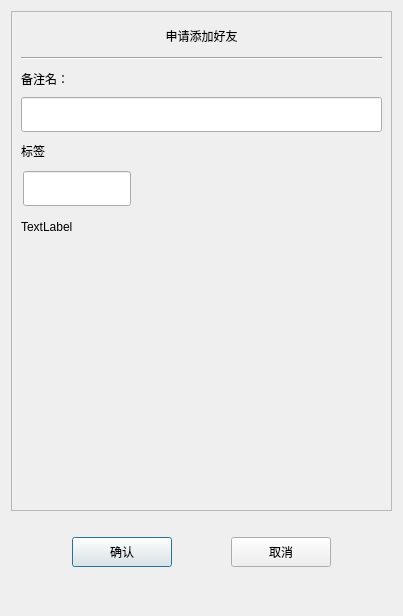
<?xml version="1.0" encoding="UTF-8"?>
<ui version="4.0">
 <class>AuthenFriend</class>
 <widget class="QDialog" name="AuthenFriend">
  <property name="geometry">
   <rect>
    <x>0</x>
    <y>0</y>
    <width>403</width>
    <height>616</height>
   </rect>
  </property>
  <property name="windowTitle">
   <string>Dialog</string>
  </property>
  <layout class="QVBoxLayout" name="verticalLayout">
   <item>
    <widget class="QScrollArea" name="scrollArea">
     <property name="minimumSize">
      <size>
       <width>0</width>
       <height>500</height>
      </size>
     </property>
     <property name="widgetResizable">
      <bool>true</bool>
     </property>
     <widget class="QWidget" name="scrollcontent">
      <property name="geometry">
       <rect>
        <x>0</x>
        <y>0</y>
        <width>389</width>
        <height>498</height>
       </rect>
      </property>
      <layout class="QVBoxLayout" name="verticalLayout_2">
       <property name="spacing">
        <number>0</number>
       </property>
       <property name="leftMargin">
        <number>0</number>
       </property>
       <property name="topMargin">
        <number>11</number>
       </property>
       <property name="rightMargin">
        <number>0</number>
       </property>
       <property name="bottomMargin">
        <number>11</number>
       </property>
       <item>
        <widget class="QLabel" name="apply_lb">
         <property name="minimumSize">
          <size>
           <width>0</width>
           <height>25</height>
          </size>
         </property>
         <property name="maximumSize">
          <size>
           <width>16777215</width>
           <height>25</height>
          </size>
         </property>
         <property name="text">
          <string>申请添加好友</string>
         </property>
         <property name="alignment">
          <set>Qt::AlignCenter</set>
         </property>
        </widget>
       </item>
       <item>
        <widget class="QWidget" name="apply_wid" native="true">
         <layout class="QVBoxLayout" name="verticalLayout_3">
          <item>
           <widget class="Line" name="line">
            <property name="orientation">
             <enum>Qt::Horizontal</enum>
            </property>
           </widget>
          </item>
          <item>
           <widget class="QLabel" name="label_2">
            <property name="minimumSize">
             <size>
              <width>0</width>
              <height>25</height>
             </size>
            </property>
            <property name="maximumSize">
             <size>
              <width>16777215</width>
              <height>25</height>
             </size>
            </property>
            <property name="text">
             <string>备注名：</string>
            </property>
           </widget>
          </item>
          <item>
           <widget class="CustomizeEdit" name="back_ed">
            <property name="minimumSize">
             <size>
              <width>0</width>
              <height>35</height>
             </size>
            </property>
            <property name="maximumSize">
             <size>
              <width>16777215</width>
              <height>35</height>
             </size>
            </property>
           </widget>
          </item>
          <item>
           <widget class="QLabel" name="label_3">
            <property name="minimumSize">
             <size>
              <width>0</width>
              <height>25</height>
             </size>
            </property>
            <property name="maximumSize">
             <size>
              <width>16777215</width>
              <height>25</height>
             </size>
            </property>
            <property name="text">
             <string>标签</string>
            </property>
           </widget>
          </item>
          <item>
           <widget class="QWidget" name="lb_group_wid" native="true">
            <property name="minimumSize">
             <size>
              <width>0</width>
              <height>50</height>
             </size>
            </property>
            <layout class="QVBoxLayout" name="verticalLayout_4">
             <property name="spacing">
              <number>0</number>
             </property>
             <property name="leftMargin">
              <number>0</number>
             </property>
             <property name="topMargin">
              <number>0</number>
             </property>
             <property name="rightMargin">
              <number>0</number>
             </property>
             <property name="bottomMargin">
              <number>0</number>
             </property>
             <item>
              <widget class="QWidget" name="gridWidget" native="true">
               <property name="minimumSize">
                <size>
                 <width>0</width>
                 <height>40</height>
                </size>
               </property>
               <property name="maximumSize">
                <size>
                 <width>16777215</width>
                 <height>40</height>
                </size>
               </property>
               <widget class="CustomizeEdit" name="lb_ed">
                <property name="geometry">
                 <rect>
                  <x>2</x>
                  <y>2</y>
                  <width>108</width>
                  <height>35</height>
                 </rect>
                </property>
                <property name="maximumSize">
                 <size>
                  <width>16777215</width>
                  <height>35</height>
                 </size>
                </property>
               </widget>
              </widget>
             </item>
             <item>
              <widget class="QWidget" name="input_tip_wid" native="true">
               <property name="minimumSize">
                <size>
                 <width>0</width>
                 <height>35</height>
                </size>
               </property>
               <property name="maximumSize">
                <size>
                 <width>16777215</width>
                 <height>35</height>
                </size>
               </property>
               <layout class="QVBoxLayout" name="verticalLayout_5">
                <property name="spacing">
                 <number>0</number>
                </property>
                <property name="leftMargin">
                 <number>0</number>
                </property>
                <property name="topMargin">
                 <number>0</number>
                </property>
                <property name="rightMargin">
                 <number>0</number>
                </property>
                <property name="bottomMargin">
                 <number>0</number>
                </property>
                <item>
                 <widget class="ClickedOnceLabel" name="tip_lb">
                  <property name="text">
                   <string>TextLabel</string>
                  </property>
                 </widget>
                </item>
               </layout>
              </widget>
             </item>
            </layout>
           </widget>
          </item>
          <item>
           <widget class="QWidget" name="widget" native="true">
            <property name="minimumSize">
             <size>
              <width>0</width>
              <height>60</height>
             </size>
            </property>
            <layout class="QHBoxLayout" name="horizontalLayout_2">
             <property name="spacing">
              <number>7</number>
             </property>
             <property name="leftMargin">
              <number>0</number>
             </property>
             <property name="topMargin">
              <number>0</number>
             </property>
             <property name="rightMargin">
              <number>0</number>
             </property>
             <property name="bottomMargin">
              <number>0</number>
             </property>
             <item>
              <widget class="QWidget" name="lb_list" native="true">
               <property name="minimumSize">
                <size>
                 <width>287</width>
                 <height>50</height>
                </size>
               </property>
               <property name="maximumSize">
                <size>
                 <width>287</width>
                 <height>16777215</height>
                </size>
               </property>
              </widget>
             </item>
             <item>
              <widget class="QWidget" name="more_lb_wid" native="true">
               <property name="minimumSize">
                <size>
                 <width>30</width>
                 <height>0</height>
                </size>
               </property>
               <property name="maximumSize">
                <size>
                 <width>30</width>
                 <height>16777215</height>
                </size>
               </property>
               <layout class="QVBoxLayout" name="verticalLayout_6">
                <item>
                 <spacer name="verticalSpacer_3">
                  <property name="orientation">
                   <enum>Qt::Vertical</enum>
                  </property>
                  <property name="sizeHint" stdset="0">
                   <size>
                    <width>20</width>
                    <height>40</height>
                   </size>
                  </property>
                 </spacer>
                </item>
                <item>
                 <widget class="ClickedOnceLabel" name="more_lb">
                  <property name="minimumSize">
                   <size>
                    <width>25</width>
                    <height>25</height>
                   </size>
                  </property>
                  <property name="maximumSize">
                   <size>
                    <width>25</width>
                    <height>25</height>
                   </size>
                  </property>
                  <property name="text">
                   <string/>
                  </property>
                 </widget>
                </item>
                <item>
                 <spacer name="verticalSpacer_4">
                  <property name="orientation">
                   <enum>Qt::Vertical</enum>
                  </property>
                  <property name="sizeHint" stdset="0">
                   <size>
                    <width>20</width>
                    <height>40</height>
                   </size>
                  </property>
                 </spacer>
                </item>
               </layout>
              </widget>
             </item>
            </layout>
           </widget>
          </item>
         </layout>
        </widget>
       </item>
      </layout>
     </widget>
    </widget>
   </item>
   <item>
    <spacer name="verticalSpacer">
     <property name="orientation">
      <enum>Qt::Vertical</enum>
     </property>
     <property name="sizeType">
      <enum>QSizePolicy::Fixed</enum>
     </property>
     <property name="sizeHint" stdset="0">
      <size>
       <width>20</width>
       <height>10</height>
      </size>
     </property>
    </spacer>
   </item>
   <item>
    <widget class="QWidget" name="apply_sure_wid" native="true">
     <property name="minimumSize">
      <size>
       <width>0</width>
       <height>50</height>
      </size>
     </property>
     <layout class="QHBoxLayout" name="horizontalLayout">
      <item>
       <spacer name="horizontalSpacer">
        <property name="orientation">
         <enum>Qt::Horizontal</enum>
        </property>
        <property name="sizeHint" stdset="0">
         <size>
          <width>40</width>
          <height>20</height>
         </size>
        </property>
       </spacer>
      </item>
      <item>
       <widget class="ClickedBtn" name="sure_btn">
        <property name="minimumSize">
         <size>
          <width>100</width>
          <height>30</height>
         </size>
        </property>
        <property name="text">
         <string>确认</string>
        </property>
       </widget>
      </item>
      <item>
       <spacer name="horizontalSpacer_2">
        <property name="orientation">
         <enum>Qt::Horizontal</enum>
        </property>
        <property name="sizeHint" stdset="0">
         <size>
          <width>40</width>
          <height>20</height>
         </size>
        </property>
       </spacer>
      </item>
      <item>
       <widget class="ClickedBtn" name="cancel_btn">
        <property name="minimumSize">
         <size>
          <width>100</width>
          <height>30</height>
         </size>
        </property>
        <property name="text">
         <string>取消</string>
        </property>
       </widget>
      </item>
      <item>
       <spacer name="horizontalSpacer_3">
        <property name="orientation">
         <enum>Qt::Horizontal</enum>
        </property>
        <property name="sizeHint" stdset="0">
         <size>
          <width>40</width>
          <height>20</height>
         </size>
        </property>
       </spacer>
      </item>
     </layout>
    </widget>
   </item>
   <item>
    <spacer name="verticalSpacer_2">
     <property name="orientation">
      <enum>Qt::Vertical</enum>
     </property>
     <property name="sizeHint" stdset="0">
      <size>
       <width>20</width>
       <height>26</height>
      </size>
     </property>
    </spacer>
   </item>
  </layout>
 </widget>
 <customwidgets>
  <customwidget>
   <class>ClickedBtn</class>
   <extends>QPushButton</extends>
   <header location="global">clickedbtn.h</header>
  </customwidget>
  <customwidget>
   <class>CustomizeEdit</class>
   <extends>QLineEdit</extends>
   <header location="global">customizeedit.h</header>
  </customwidget>
  <customwidget>
   <class>ClickedOnceLabel</class>
   <extends>QLabel</extends>
   <header location="global">clickedoncelabel.h</header>
  </customwidget>
 </customwidgets>
 <resources/>
 <connections/>
</ui>
